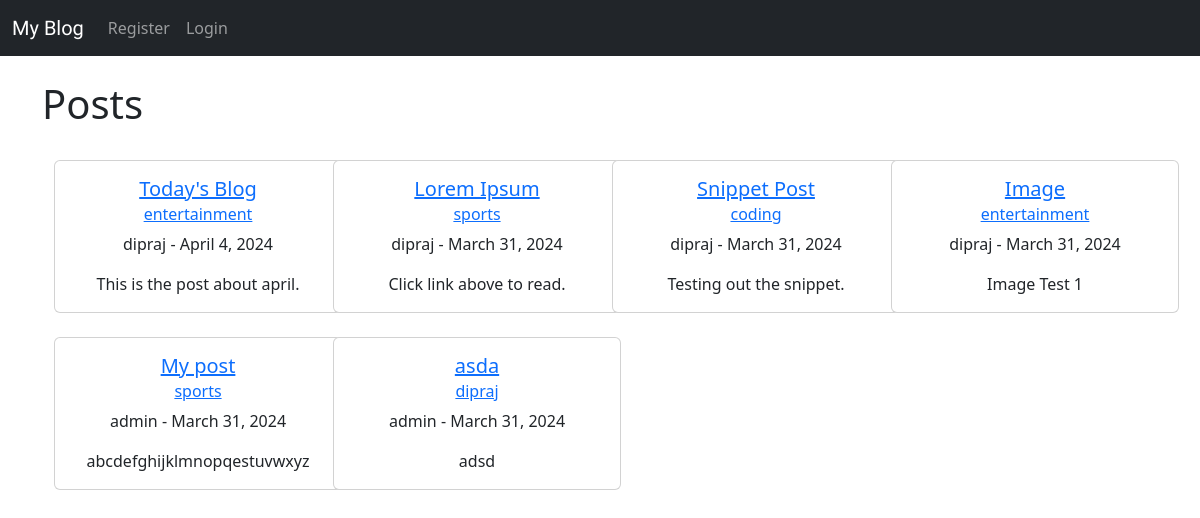
The page / on the database its author committed.
### myblog/models.py (models this page shows, shortened)
class Post(models.Model):
    title_tag = models.CharField(max_length=255)
    header_image = models.ImageField(null=True, blank=True,upload_to="images/")
    title = models.CharField(max_length=255)
    author = models.ForeignKey(User,on_delete= models.CASCADE)
    body = RichTextField(blank=True,null = True)
    post_date = models.DateField(auto_now_add=True)
    category = models.CharField(max_length=255,default='Uncategorized')
    snippet = models.CharField(max_length=255)
    likes = models.ManyToManyField(User, related_name='blog_posts')

### myblog/views.py (the view)
# urls.py: path('',HomeView.as_view(), name='home'),
class HomeView(ListView):
    model = Post
    template_name = 'home.html'
    ordering = ['-post_date']
    def get_context_data(self, *args,**kwargs):
        cat_menu = Category.objects.all()
        context = super(HomeView, self).get_context_data(*args,**kwargs)
        context["cat_menu"] = cat_menu
        return context

### myblog/templates/home.html (shortened to what this page needs)
{% extends "base.html" %}
{%block content%}
<br/>
<h1>Posts</h1>
<br/>
<div class="container text-center">
    <div class="row">
        {% for post in object_list %}
        <div class="col-sm-3 mb-3 mb-sm-4">
        <div class="card" style="width: 18rem;">
            <div class="card-body">
              <h5 class="card-title"><a href='{% url 'article-detail' post.pk %}'>{{post.title}}</a></h5>
              <h6 class="card-subtitle mb-2 text-body-secondary"><a href='{%url 'category' post.category %}'>{{post.category}}</a></h6>
              <p class="card-text">{{post.author}} - {{post.post_date }}</p>
              <p class="card-text">{{post.snippet}}</p>
            </div>
          </div>
        </div>
          {% endfor %}
    </div>
  </div>
{% endblock %}

### rows shown on the page
Post: title "Today's Blog", category "entertainment", author "dipraj", post_date "April 4, 2024", snippet "This is the post about april."
Post: title "Lorem Ipsum", category "sports", author "dipraj", post_date "March 31, 2024", snippet "Click link above to read."
Post: title "Snippet Post", category "coding", author "dipraj", post_date "March 31, 2024", snippet "Testing out the snippet."
Post: title "Image", category "entertainment", author "dipraj", post_date "March 31, 2024", snippet "Image Test 1"
Post: title "My post", category "sports", author "admin", post_date "March 31, 2024", snippet "abcdefghijklmnopqestuvwxyz"
Post: title "asda", category "dipraj", author "admin", post_date "March 31, 2024", snippet "adsd"
